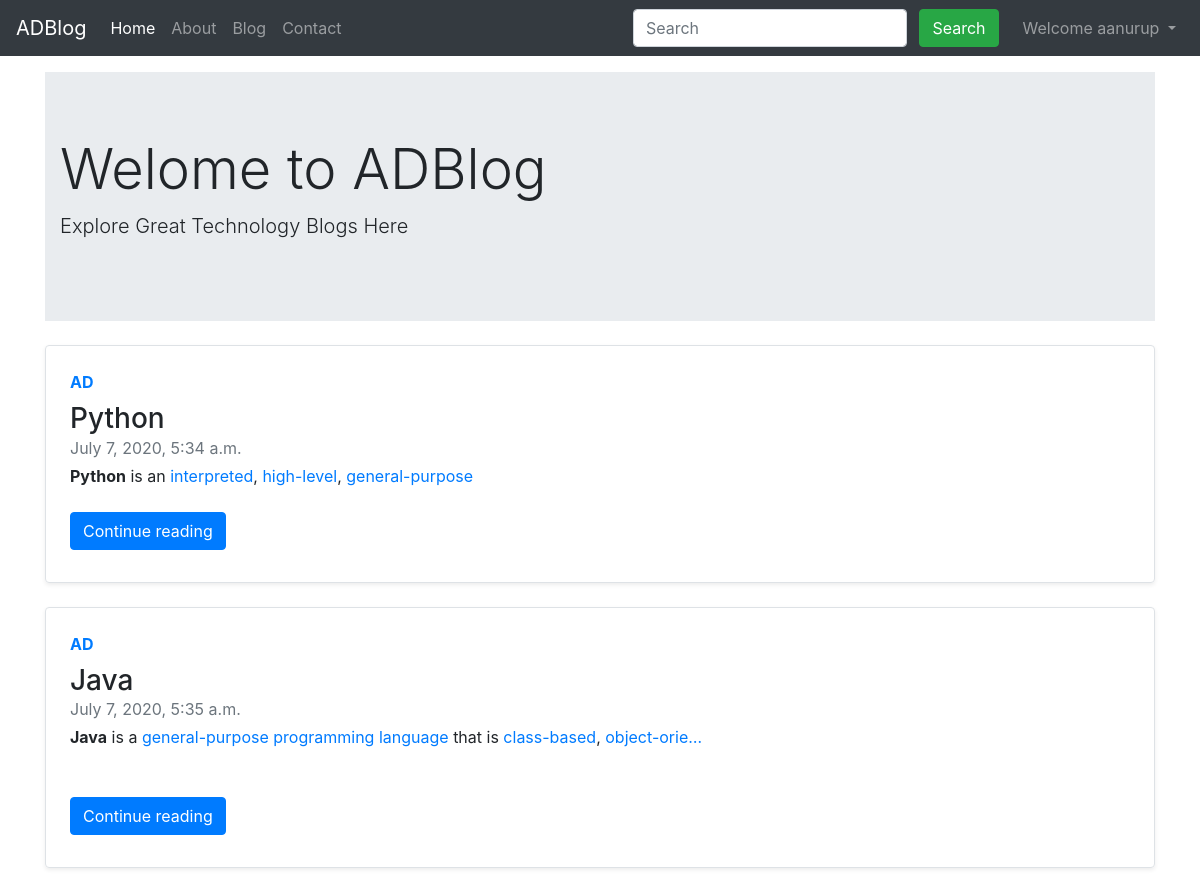
The app's page / (signed in) with its own data.
### blog/models.py (models this page shows, shortened)
class Post(models.Model):
    sno = models.AutoField(primary_key=True)
    title= models.CharField(max_length=122)
    content = models.TextField()
    author= models.CharField(max_length=12)
    slug = models.CharField(max_length=130)
    datetime = models.DateTimeField(blank=True)

### home/views.py (the view)
# urls.py: 2. Add a URL to urlpatterns:  path('', views.home, name='home')
def home(request):
  allPosts = Post.objects.all()
  context = {'allPosts': allPosts}
  return render(request,'home/home.html',context)

### templates/home/home.html (shortened to what this page needs)
{% extends 'base.html'%}
{% block homeactive %} active {% endblock homeactive %}
{%block body%}
<div class="container">
  <div class="jumbotron jumbotron-fluid my-3">
    <div class="container ">
      <h1 class="display-4">Welome to ADBlog</h1>
      <p class="lead">Explore Great Technology Blogs Here</p>
    </div>
  </div>
  {% for post in allPosts %}
  <div class="row no-gutters border rounded overflow-hidden flex-md-row my-4 shadow-sm h-md-250 position-relative">
    <div class="col p-4 d-flex flex-column position-static">
      <strong class="d-inline-block mb-2 text-primary">{{post.author}}</strong>
      <h3 class="mb-0">{{post.title}}</h3>
      <div class="mb-1 text-muted">{{post.datetime}}</div>
      <p class="card-text mb-auto">{{post.content|safe|truncatechars:500}}</p><br>
      <div class="my-2">
        <a href="/blog/{{post.slug}}" role="button" class="btn btn-primary">Continue reading</a>
      </div>
    </div>
  </div>
  {% endfor %}
</div>
{%endblock body%}

### templates/base.html (shortened to what this page needs)
<!doctype html>
<html lang="en">
<head>
  <link rel="stylesheet" href="https://stackpath.bootstrapcdn.com/bootstrap/4.5.0/css/bootstrap.min.css"
>
</head>
<body>
  <nav class="navbar navbar-expand-lg navbar-dark bg-dark">
    <a class="navbar-brand" href="/">ADBlog</a>
  <div class="collapse navbar-collapse" id="navbarSupportedContent">
    <ul class="navbar-nav mr-auto">
      <li class="nav-item {%block homeactive%} {% endblock homeactive %}">
        <a class="nav-link" href="/">Home </a>
      </li>
      <li class="nav-item {% block aboutactive %} {% endblock aboutactive %}">
        <a class="nav-link" href="/about">About</a>
      </li>
      <li class="nav-item {% block blogactive %} {% endblock blogactive %}">
        <a class="nav-link" href="/blog">Blog</a>
      </li>
      <li class="nav-item {% block contactactive %} {% endblock contactactive %}">
        <a class="nav-link" href="/contact">Contact</a>
      </li>
    </ul>
    <div class="ml-auto form-inline">
    <form method="GET" action="/search" class="my-2 my-lg-0 mx-3 m">
      <input class="form-control mr-sm-2" type="search" placeholder="Search" aria-label="Search" name="query"
      id="query">
      <button class="btn btn-success my-2 my-sm-0" type="submit">Search</button>
    </form>
    {% if user.is_authenticated %}
    <ul class="navbar-nav">
      <li class="nav-item dropdown">
        <a class="nav-link dropdown-toggle" href="#" id="navbarDropdown" role="button" data-toggle="dropdown"
        aria-haspopup="true" aria-expanded="false">
        Welcome {{request.user}}
      </a>
      </li>
    </ul>
    {% endif %}
  </div>
</div>
</nav>
{%block body%}
{%endblock body%}
</body>
</html>

### records on screen
Post: author "AD", title "Python", datetime "July 7, 2020, 5:34 a.m.", content "Python is an interpreted , high-level , general-purpose"
Post: author "AD", title "Java", datetime "July 7, 2020, 5:35 a.m.", content "Java is a general-purpose programming language that is class-based , object-orie…"

### other values on screen
{{ request.user }} "aanurup"
